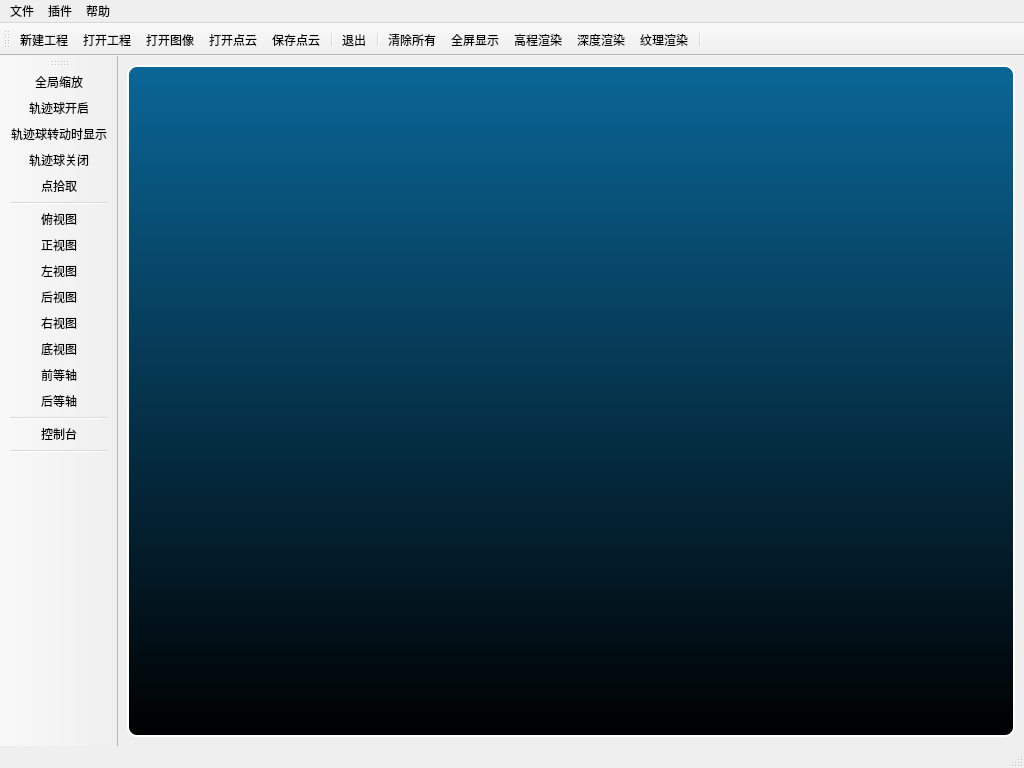
<?xml version="1.0" encoding="UTF-8"?>
<ui version="4.0">
 <class>MainWindow</class>
 <widget class="QMainWindow" name="MainWindow">
  <property name="geometry">
   <rect>
    <x>0</x>
    <y>0</y>
    <width>1024</width>
    <height>768</height>
   </rect>
  </property>
  <property name="acceptDrops">
   <bool>true</bool>
  </property>
  <property name="windowTitle">
   <string>CG_3DToolKit Viewer</string>
  </property>
  <widget class="QWidget" name="centralwidget">
   <layout class="QGridLayout" name="gridLayout">
    <item row="0" column="0">
     <widget class="QFrame" name="GLframe">
      <property name="sizePolicy">
       <sizepolicy hsizetype="Expanding" vsizetype="Expanding">
        <horstretch>0</horstretch>
        <verstretch>0</verstretch>
       </sizepolicy>
      </property>
      <property name="styleSheet">
       <string notr="true">QFrame{
	border: 2px solid white;
	border-radius: 10px;
	background: qlineargradient(x1:0, y1:0, x2:0, y2:1,stop:0 rgb(10,102,151), stop:1 rgb(0,0,0));
 }

</string>
      </property>
      <property name="frameShape">
       <enum>QFrame::Box</enum>
      </property>
      <property name="frameShadow">
       <enum>QFrame::Plain</enum>
      </property>
     </widget>
    </item>
   </layout>
  </widget>
  <widget class="QMenuBar" name="menubar">
   <property name="geometry">
    <rect>
     <x>0</x>
     <y>0</y>
     <width>1024</width>
     <height>23</height>
    </rect>
   </property>
   <widget class="QMenu" name="menu_file">
    <property name="title">
     <string>文件</string>
    </property>
    <addaction name="action_new"/>
    <addaction name="action_open"/>
    <addaction name="action_openImage"/>
    <addaction name="action_openPointCloud"/>
    <addaction name="action_savePointCloud"/>
    <addaction name="separator"/>
    <addaction name="action_exit"/>
   </widget>
   <widget class="QMenu" name="menu_help">
    <property name="title">
     <string>帮助</string>
    </property>
    <addaction name="action_about"/>
   </widget>
   <widget class="QMenu" name="menu_plugins">
    <property name="title">
     <string>插件</string>
    </property>
   </widget>
   <addaction name="menu_file"/>
   <addaction name="menu_plugins"/>
   <addaction name="menu_help"/>
  </widget>
  <widget class="QStatusBar" name="statusbar"/>
  <widget class="QToolBar" name="toolBar">
   <property name="windowTitle">
    <string>toolBar</string>
   </property>
   <attribute name="toolBarArea">
    <enum>TopToolBarArea</enum>
   </attribute>
   <attribute name="toolBarBreak">
    <bool>false</bool>
   </attribute>
   <addaction name="action_new"/>
   <addaction name="action_open"/>
   <addaction name="action_openImage"/>
   <addaction name="action_openPointCloud"/>
   <addaction name="action_savePointCloud"/>
   <addaction name="separator"/>
   <addaction name="action_exit"/>
   <addaction name="separator"/>
   <addaction name="action_ClearAll"/>
   <addaction name="action_FullScreen"/>
   <addaction name="action_Elevation"/>
   <addaction name="action_Depth"/>
   <addaction name="action_Intensity"/>
   <addaction name="separator"/>
  </widget>
  <widget class="QToolBar" name="toolBar_tools">
   <property name="windowTitle">
    <string>toolBar_2</string>
   </property>
   <attribute name="toolBarArea">
    <enum>LeftToolBarArea</enum>
   </attribute>
   <attribute name="toolBarBreak">
    <bool>false</bool>
   </attribute>
   <addaction name="action_GlobalZoom"/>
   <addaction name="action_SetPivotOn"/>
   <addaction name="action_SetPivotRotationOnly"/>
   <addaction name="action_SetPivotOff"/>
   <addaction name="action_PointPicking"/>
   <addaction name="separator"/>
   <addaction name="action_SetViewTop"/>
   <addaction name="action_SetViewFront"/>
   <addaction name="action_SetViewLeft"/>
   <addaction name="action_SetViewBack"/>
   <addaction name="action_SetViewRight"/>
   <addaction name="action_SetViewBottom"/>
   <addaction name="action_SetViewIso1"/>
   <addaction name="action_SetViewIso2"/>
   <addaction name="separator"/>
   <addaction name="action_Console"/>
   <addaction name="separator"/>
  </widget>
  <action name="action_new">
   <property name="icon">
    <iconset resource="icones.qrc">
     <normaloff>:/CC/res/images/icons/document-new.png</normaloff>:/CC/res/images/icons/document-new.png</iconset>
   </property>
   <property name="text">
    <string>新建工程</string>
   </property>
   <property name="toolTip">
    <string>新建工程</string>
   </property>
  </action>
  <action name="action_open">
   <property name="icon">
    <iconset resource="icones.qrc">
     <normaloff>:/CC/res/images/icons/document-open.png</normaloff>:/CC/res/images/icons/document-open.png</iconset>
   </property>
   <property name="text">
    <string>打开工程</string>
   </property>
   <property name="toolTip">
    <string>打开工程</string>
   </property>
  </action>
  <action name="action_exit">
   <property name="icon">
    <iconset resource="icones.qrc">
     <normaloff>:/CC/res/images/icons/ccExit.png</normaloff>:/CC/res/images/icons/ccExit.png</iconset>
   </property>
   <property name="text">
    <string>退出</string>
   </property>
  </action>
  <action name="action_about">
   <property name="icon">
    <iconset resource="icones.qrc">
     <normaloff>:/CC/res/images/icons/ccQuestion.png</normaloff>:/CC/res/images/icons/ccQuestion.png</iconset>
   </property>
   <property name="text">
    <string>关于</string>
   </property>
  </action>
  <action name="action_SetViewTop">
   <property name="icon">
    <iconset resource="icones.qrc">
     <normaloff>:/CC/res/images/ccViewZpos.png</normaloff>:/CC/res/images/ccViewZpos.png</iconset>
   </property>
   <property name="text">
    <string>俯视图</string>
   </property>
   <property name="toolTip">
    <string>俯视图</string>
   </property>
  </action>
  <action name="action_SetViewFront">
   <property name="icon">
    <iconset resource="icones.qrc">
     <normaloff>:/CC/res/images/ccViewYpos.png</normaloff>:/CC/res/images/ccViewYpos.png</iconset>
   </property>
   <property name="text">
    <string>正视图</string>
   </property>
   <property name="toolTip">
    <string>正视国</string>
   </property>
  </action>
  <action name="action_SetViewLeft">
   <property name="icon">
    <iconset resource="icones.qrc">
     <normaloff>:/CC/res/images/ccViewXpos.png</normaloff>:/CC/res/images/ccViewXpos.png</iconset>
   </property>
   <property name="text">
    <string>左视图</string>
   </property>
   <property name="toolTip">
    <string>左视图</string>
   </property>
  </action>
  <action name="action_SetViewBack">
   <property name="icon">
    <iconset resource="icones.qrc">
     <normaloff>:/CC/res/images/ccViewYneg.png</normaloff>:/CC/res/images/ccViewYneg.png</iconset>
   </property>
   <property name="text">
    <string>后视图</string>
   </property>
   <property name="toolTip">
    <string>后视图</string>
   </property>
  </action>
  <action name="action_SetViewRight">
   <property name="icon">
    <iconset resource="icones.qrc">
     <normaloff>:/CC/res/images/ccViewXneg.png</normaloff>:/CC/res/images/ccViewXneg.png</iconset>
   </property>
   <property name="text">
    <string>右视图</string>
   </property>
   <property name="toolTip">
    <string>右视图</string>
   </property>
  </action>
  <action name="action_SetViewBottom">
   <property name="icon">
    <iconset resource="icones.qrc">
     <normaloff>:/CC/res/images/ccViewZneg.png</normaloff>:/CC/res/images/ccViewZneg.png</iconset>
   </property>
   <property name="text">
    <string>底视图</string>
   </property>
   <property name="toolTip">
    <string>底视图</string>
   </property>
  </action>
  <action name="action_SetViewIso1">
   <property name="icon">
    <iconset resource="icones.qrc">
     <normaloff>:/CC/res/images/ccViewIso1.png</normaloff>:/CC/res/images/ccViewIso1.png</iconset>
   </property>
   <property name="text">
    <string>前等轴</string>
   </property>
   <property name="toolTip">
    <string>前等轴</string>
   </property>
  </action>
  <action name="action_SetViewIso2">
   <property name="icon">
    <iconset resource="icones.qrc">
     <normaloff>:/CC/res/images/ccViewIso2.png</normaloff>:/CC/res/images/ccViewIso2.png</iconset>
   </property>
   <property name="text">
    <string>后等轴</string>
   </property>
   <property name="toolTip">
    <string>后等轴</string>
   </property>
  </action>
  <action name="action_GlobalZoom">
   <property name="icon">
    <iconset resource="icones.qrc">
     <normaloff>:/CC/res/images/ccGlobalZoom.png</normaloff>:/CC/res/images/ccGlobalZoom.png</iconset>
   </property>
   <property name="text">
    <string>全局缩放</string>
   </property>
   <property name="toolTip">
    <string>全局缩放</string>
   </property>
  </action>
  <action name="action_SetPivotOn">
   <property name="icon">
    <iconset resource="icones.qrc">
     <normaloff>:/CC/res/images/ccPivotOn.png</normaloff>:/CC/res/images/ccPivotOn.png</iconset>
   </property>
   <property name="text">
    <string>轨迹球开启</string>
   </property>
   <property name="toolTip">
    <string>轨迹球开启</string>
   </property>
  </action>
  <action name="action_SetPivotOff">
   <property name="icon">
    <iconset resource="icones.qrc">
     <normaloff>:/CC/res/images/ccPivotOff.png</normaloff>:/CC/res/images/ccPivotOff.png</iconset>
   </property>
   <property name="text">
    <string>轨迹球关闭</string>
   </property>
   <property name="toolTip">
    <string>轨迹球关闭</string>
   </property>
  </action>
  <action name="action_openImage">
   <property name="icon">
    <iconset resource="icones.qrc">
     <normaloff>:/CC/res/images/ccGrid.png</normaloff>:/CC/res/images/ccGrid.png</iconset>
   </property>
   <property name="text">
    <string>打开图像</string>
   </property>
   <property name="toolTip">
    <string>打开图像</string>
   </property>
  </action>
  <action name="action_openPointCloud">
   <property name="icon">
    <iconset resource="icones.qrc">
     <normaloff>:/CC/res/images/ccOpen.png</normaloff>:/CC/res/images/ccOpen.png</iconset>
   </property>
   <property name="text">
    <string>打开点云</string>
   </property>
   <property name="toolTip">
    <string>打开点云</string>
   </property>
  </action>
  <action name="action_savePointCloud">
   <property name="icon">
    <iconset resource="icones.qrc">
     <normaloff>:/CC/res/images/ccSave.png</normaloff>:/CC/res/images/ccSave.png</iconset>
   </property>
   <property name="text">
    <string>保存点云</string>
   </property>
   <property name="toolTip">
    <string>保存点云</string>
   </property>
  </action>
  <action name="action_FullScreen">
   <property name="icon">
    <iconset resource="icones.qrc">
     <normaloff>:/CC/res/images/ccFullScreen.png</normaloff>:/CC/res/images/ccFullScreen.png</iconset>
   </property>
   <property name="text">
    <string>全屏显示</string>
   </property>
   <property name="toolTip">
    <string>全屏显示</string>
   </property>
  </action>
  <action name="action_SetPivotRotationOnly">
   <property name="icon">
    <iconset resource="icones.qrc">
     <normaloff>:/CC/res/images/ccPivotAuto.png</normaloff>:/CC/res/images/ccPivotAuto.png</iconset>
   </property>
   <property name="text">
    <string>轨迹球转动时显示</string>
   </property>
   <property name="toolTip">
    <string>轨迹球转动时显示</string>
   </property>
  </action>
  <action name="action_Elevation">
   <property name="icon">
    <iconset resource="icones.qrc">
     <normaloff>:/CC/res/images/icons/display_height.png</normaloff>:/CC/res/images/icons/display_height.png</iconset>
   </property>
   <property name="text">
    <string>高程渲染</string>
   </property>
   <property name="toolTip">
    <string>高程渲染</string>
   </property>
  </action>
  <action name="action_Depth">
   <property name="icon">
    <iconset resource="icones.qrc">
     <normaloff>:/CC/res/images/icons/display_category.png</normaloff>:/CC/res/images/icons/display_category.png</iconset>
   </property>
   <property name="text">
    <string>深度渲染</string>
   </property>
   <property name="toolTip">
    <string>深度渲染</string>
   </property>
  </action>
  <action name="action_Intensity">
   <property name="icon">
    <iconset resource="icones.qrc">
     <normaloff>:/CC/res/images/icons/display_intensity.png</normaloff>:/CC/res/images/icons/display_intensity.png</iconset>
   </property>
   <property name="text">
    <string>纹理渲染</string>
   </property>
   <property name="toolTip">
    <string>纹理渲染</string>
   </property>
  </action>
  <action name="action_Console">
   <property name="checkable">
    <bool>true</bool>
   </property>
   <property name="icon">
    <iconset resource="icones.qrc">
     <normaloff>:/CC/res/images/icons/ccConsole.png</normaloff>:/CC/res/images/icons/ccConsole.png</iconset>
   </property>
   <property name="text">
    <string>控制台</string>
   </property>
   <property name="toolTip">
    <string>控制台</string>
   </property>
  </action>
  <action name="action_PointPicking">
   <property name="icon">
    <iconset resource="icones.qrc">
     <normaloff>:/CC/res/images/ccPointPicking.png</normaloff>:/CC/res/images/ccPointPicking.png</iconset>
   </property>
   <property name="text">
    <string>点拾取</string>
   </property>
   <property name="toolTip">
    <string>点拾取</string>
   </property>
  </action>
  <action name="action_ClearAll">
   <property name="icon">
    <iconset resource="icones.qrc">
     <normaloff>:/CC/res/images/ccDelete.png</normaloff>:/CC/res/images/ccDelete.png</iconset>
   </property>
   <property name="text">
    <string>清除所有</string>
   </property>
   <property name="toolTip">
    <string>清除所有</string>
   </property>
  </action>
 </widget>
 <resources>
  <include location="icones.qrc"/>
 </resources>
 <connections/>
</ui>
